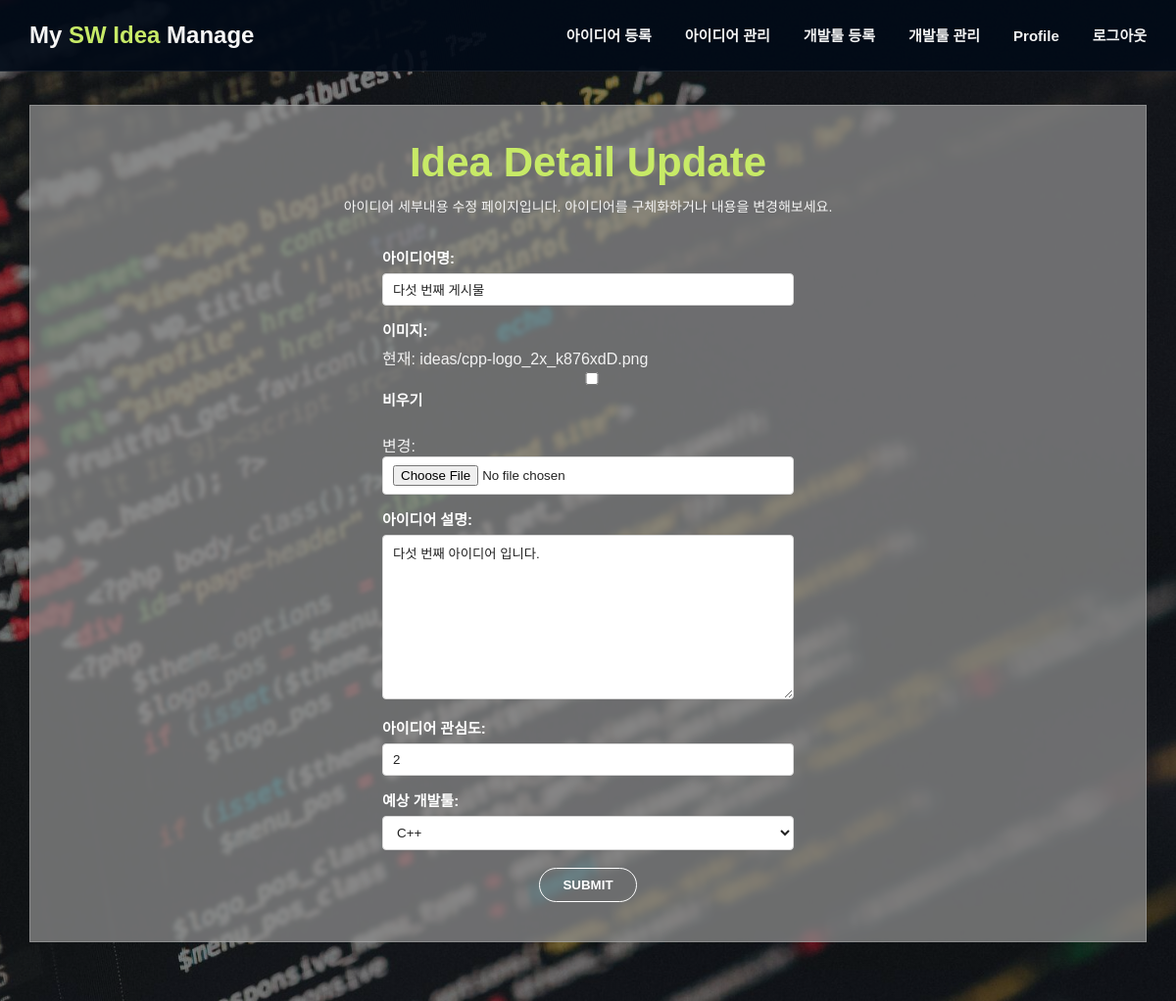
Screenshot of /ideas/14/update/ (signed in) with the database file from the repository.
### ideas/models.py (models this page shows, shortened)
class Idea(models.Model):
    author = models.ForeignKey(
        settings.AUTH_USER_MODEL,
        on_delete=models.CASCADE,
        related_name='ideas'
    )
    title = models.CharField(max_length=100)
    image = models.ImageField(upload_to='ideas/', blank=True, null=True)
    content = models.TextField()
    interest = models.PositiveIntegerField(default=0)
    devtool = models.ForeignKey(
        DevTool,
        on_delete=models.CASCADE,
        related_name='ideas'
    )
    created_at = models.DateTimeField(auto_now_add=True)
    updated_at = models.DateTimeField(auto_now=True)

### ideas/views.py (the view)
# urls.py: path('ideas/<int:pk>/update/', views.idea_update, name='idea-update'),
@login_required
def idea_update(request, pk):
    idea = get_object_or_404(Idea, pk=pk)
    if idea.author != request.user:
        return redirect('ideas:idea-detail', idea.pk)
    if request.method == 'POST':
        form = IdeaForm(request.POST, request.FILES, instance=idea)
        if form.is_valid():
            idea = form.save()
            return redirect('ideas:idea-detail', idea.pk)
    else:
        form = IdeaForm(instance=idea)
    return render(request, 'ideas/idea_form.html', {'form': form})

### ideas/forms.py
class IdeaForm(forms.ModelForm):
    class Meta:
        model = Idea
        fields = ['title', 'image', 'content', 'interest', 'devtool']
        labels = {
            'title': '아이디어명',
            'image': '이미지',
            'content': '아이디어 설명',
            'interest': '아이디어 관심도',
            'devtool': '예상 개발툴',
        }

### ideas/models.py (called while the page is built)
    def __str__(self):
        return self.name

### ideas/templates/ideas/idea_form.html (shortened to what this page needs)
{% extends 'ideas/base.html' %}
{% block content %}
<h1 class="page-title">
    {% if form.instance.pk %}
        Idea Detail Update
    {% else %}
        Idea Register
    {% endif %}
</h1>
<p class="page-subtitle">
    {% if form.instance.pk %}
        아이디어 세부내용 수정 페이지입니다. 아이디어를 구체화하거나 내용을 변경해보세요.
    {% else %}
        아이디어 등록 페이지입니다. 당신의 아이디어를 잊지 말고 기록하세요!
    {% endif %}
</p>
<div class="form-wrap">
    <form method="POST" enctype="multipart/form-data">
        {{ form.as_p }}
        <div class="submit-wrap">
            <button class="submit-btn" type="submit">SUBMIT</button>
        </div>
    </form>
</div>
{% endblock %}

### ideas/static/ideas/css/style.css (style rules this page uses)
* { box-sizing: border-box; }
body { margin: 0; font-family: Arial, sans-serif; color: #f2f2f2; background: #111; }
a { text-decoration: none; color: inherit; }
button, input, select, textarea { font-family: inherit; }
.page-title { margin: 0; text-align: center; font-size: 42px; font-weight: 800; color: #c7ea67; }
.page-subtitle { margin: 10px 0 32px; text-align: center; color: #f4f4f4; font-size: 14px; }
.form-wrap { width: 420px; margin: 0 auto; }
.form-wrap form p { margin: 0 0 14px; }
.form-wrap label { display: block; margin-bottom: 6px; font-size: 15px; font-weight: 700; color: #fff; }
.form-wrap input, .form-wrap select, .form-wrap textarea { width: 100%; border: 1px solid #d8d8d8; background: #fff; color: #222; border-radius: 4px; padding: 8px 10px; }
.form-wrap textarea { min-height: 140px; resize: vertical; }
.submit-wrap { text-align: center; margin-top: 18px; }
.submit-btn { min-width: 100px; padding: 9px 18px; border: 1px solid #fff; border-radius: 22px; background: transparent; color: #fff; font-weight: 700; cursor: pointer; }

### rows the page displays
Idea: title "다섯 번째 게시물", content "다섯 번째 아이디어 입니다.", interest "2", devtool "C++"
